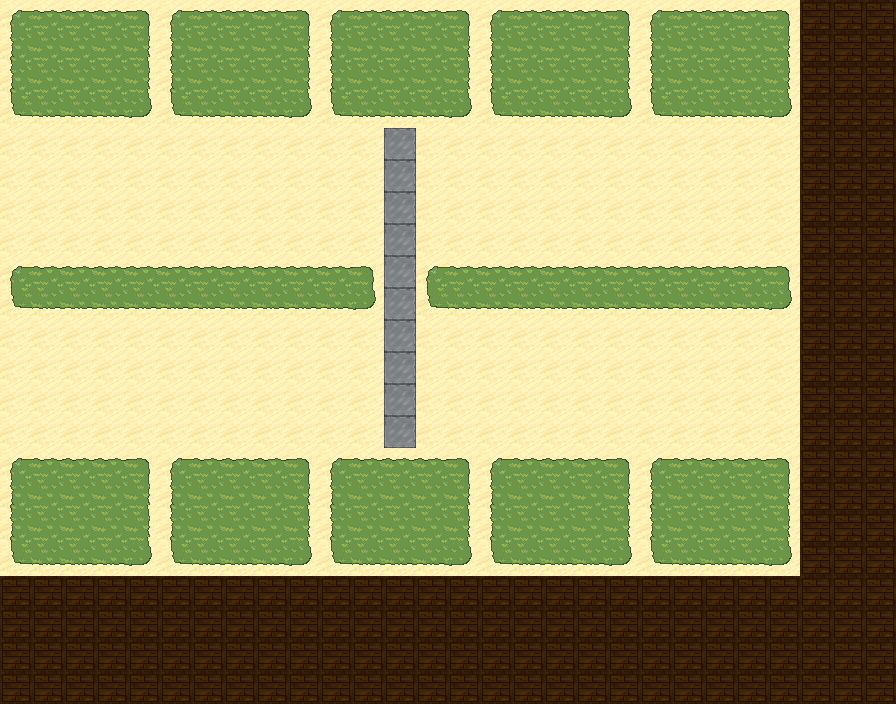

A 2D game scene composited from a Tiled map and its tileset images. What follows is a short description and the map's XML, with every tile layer's data as written:
An orthogonal 28x22 tile map with 32x32 px tiles, 1 tile layer (Tile Layer 1), 2 tilesets.

<map version="1.0" tiledversion="1.1.3" orientation="orthogonal" renderorder="right-down" width="28" height="22" tilewidth="32" tileheight="32" infinite="0" nextobjectid="1">
 <tileset firstgid="1" name="gameboard_tilesheet" tilewidth="32" tileheight="32" tilecount="100" columns="10">
  <image source="gameboard_tilesheet.png" width="320" height="320" />
 </tileset>
 <tileset firstgid="101" name="gameboard_tilesheet" tilewidth="32" tileheight="32" tilecount="100" columns="10">
  <image source="gameboard_tilesheet.png" width="320" height="320" />
 </tileset>
 <layer name="Tile Layer 1" width="28" height="22">
  <data encoding="csv">
44,45,45,45,46,44,45,45,45,46,44,45,45,45,46,44,45,45,45,46,44,45,45,45,46,14,14,14,
54,55,55,55,56,54,55,55,55,56,54,55,55,55,56,54,55,55,55,56,54,55,55,55,56,14,14,14,
54,55,55,55,56,54,55,55,55,56,54,55,55,55,56,54,55,55,55,56,54,55,55,55,56,14,14,14,
64,65,65,65,66,64,65,65,65,66,64,65,65,65,66,64,65,65,65,66,64,65,65,65,66,14,14,14,
3,3,3,3,3,3,3,3,3,3,3,3,17,3,3,3,3,3,3,3,3,3,3,3,3,14,14,14,
3,3,3,3,3,3,3,3,3,3,3,3,17,3,3,3,3,3,3,3,3,3,3,3,3,14,14,14,
3,3,3,3,3,3,3,3,3,3,3,3,17,3,3,3,3,3,3,3,3,3,3,3,3,14,14,14,
3,3,3,3,3,3,3,3,3,3,3,3,17,3,3,3,3,3,3,3,3,3,3,3,3,14,14,14,
44,45,45,45,45,45,45,45,45,45,45,46,17,44,45,45,45,45,45,45,45,45,45,45,46,14,14,14,
64,65,65,65,65,65,65,65,65,65,65,66,17,64,65,65,65,65,65,65,65,65,65,65,66,14,14,14,
3,3,3,3,3,3,3,3,3,3,3,3,17,3,3,3,3,3,3,3,3,3,3,3,3,14,14,14,
3,3,3,3,3,3,3,3,3,3,3,3,17,3,3,3,3,3,3,3,3,3,3,3,3,14,14,14,
3,3,3,3,3,3,3,3,3,3,3,3,17,3,3,3,3,3,3,3,3,3,3,3,3,14,14,14,
3,3,3,3,3,3,3,3,3,3,3,3,17,3,3,3,3,3,3,3,3,3,3,3,3,14,14,14,
44,45,45,45,46,44,45,45,45,46,44,45,45,45,46,44,45,45,45,46,44,45,45,45,46,14,14,14,
54,55,55,55,56,54,55,55,55,56,54,55,55,55,56,54,55,55,55,56,54,55,55,55,56,14,14,14,
54,55,55,55,56,54,55,55,55,56,54,55,55,55,56,54,55,55,55,56,54,55,55,55,56,14,14,14,
64,65,65,65,66,64,65,65,65,66,64,65,65,65,66,64,65,65,65,66,64,65,65,65,66,14,14,14,
14,14,14,14,14,14,14,14,14,14,14,14,14,14,14,14,14,14,14,14,14,14,14,14,14,14,14,14,
14,14,14,14,14,14,14,14,14,14,14,14,14,14,14,14,14,14,14,14,14,14,14,14,14,14,14,14,
14,14,14,14,14,14,14,14,14,14,14,14,14,14,14,14,14,14,14,14,14,14,14,14,14,14,14,14,
14,14,14,14,14,14,14,14,14,14,14,14,14,14,14,14,14,14,14,14,14,14,14,14,14,14,14,14
</data>
 </layer>
</map>